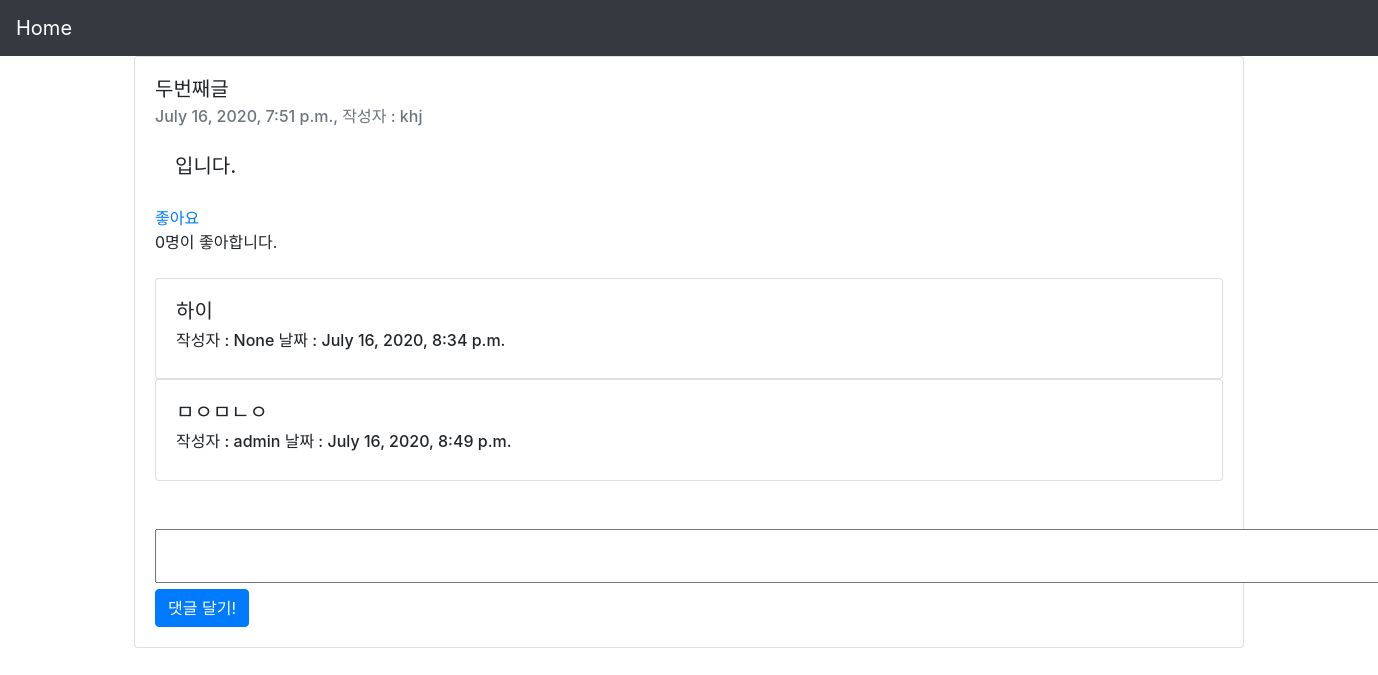
Screenshot of /blog/11 with the database file from the repository.
### blog/models.py (models this page shows, shortened)
class Blog(models.Model):
    title = models.CharField(max_length = 200)
    pub_date = models.DateTimeField('data published')
    body = models.TextField()
    writer = models.ForeignKey(User, on_delete=models.CASCADE, null=True)
    likes = models.ManyToManyField(User,
                                through='Like',
                                through_fields=('blog', 'user'),
                                related_name = 'likes')
    def like_count(self):
        return self.likes.count()

class Comment(models.Model):
    body = models.TextField(max_length = 500)
    pub_date = models.DateTimeField('data published')
    c_writer = models.ForeignKey(User, on_delete=models.CASCADE, null=True)
    post = models.ForeignKey(Blog, on_delete = models.CASCADE, null=True)

### blog/views.py (the view)
# urls.py: path('<int:blog_id>', views.detail, name="detail"),
def detail(request, blog_id):
    detail = get_object_or_404(Blog, pk=blog_id)
    comments = Comment.objects.all().filter(post = detail)
    user = request.user
    if detail.likes.filter(id=user.id):
        message="좋아요 취소"
    else:
        message="좋아요"
    return render(request ,'detail.html', { 'detail' : detail, 'comments': comments, 'message': message } )

### blog/templates/detail.html (shortened to what this page needs)
{% extends 'basic.html' %}
{% block content %}
<div class="card">
    <div class="card-body">
        <h5 class="card-title">{{detail.title}}</h5>
        <h6 class="card-subtitle mb-2 text-muted">{{detail.pub_date}}, 작성자 : {{detail.writer}}</h6>
        <h5 class="card-body">{{detail.body}}</h5>
        <a href="{% url 'post_like' detail.id %}">{{message}}</a>
        <br>{{detail.like_count}}명이 좋아합니다.<br>
        <br>
        {% for comment in comments %}
        <div class="card">
            <div class="card-body">
                <h5>{{comment.body}}</h5>
                <h6>작성자 : {{comment.c_writer}} 날짜 : {{comment.pub_date}}</h6>
            </div>
        </div>
        {% endfor %}
        <br><br>
        <form method = 'POST' action = "{% url 'comment' detail.id %}">
            <textarea cols =125 rows=2 name="body"></textarea>
            <input class = "btn btn-primary" type="submit" value="댓글 달기!">
        </form>
    </div>
</div>
{% endblock %}

### templates/basic.html (shortened to what this page needs)
<!DOCTYPE html>
<html lang="en">
<head>
  <link rel="stylesheet" href="https://stackpath.bootstrapcdn.com/bootstrap/4.5.0/css/bootstrap.min.css"
>
</head>
<body>
  <nav class="navbar navbar-expand-lg navbar-dark bg-dark">
    {% if user.is_authenticated %}
    <a class="navbar-brand" href="#">{{user.username}}님 환영합니다.</a>
    <button class="navbar-toggler" type="button" data-toggle="collapse" data-target="#navbarSupportedContent"
      aria-controls="navbarSupportedContent" aria-expanded="false" aria-label="Toggle navigation">
      <span class="navbar-toggler-icon"></span>
    </button>
    <div class="collapse navbar-collapse" id="navbarSupportedContent">
      <ul class="navbar-nav mr-auto">
        <li class="nav-item active">
          <a class="nav-link" href="{% url 'blog' %}">Blog Home <span class="sr-only">(current)</span></a>
        </li>
        <li class="nav-item active">
          <a class="dropdown-item" href="javascript:{document.getElementById('logout').submit()}">Logout</a>
          <form id="logout" method="POST" action="{% url 'logout' %}">
            {% csrf_token %} <input type="hidden" />
          </form>
        </li>
      </ul>
    </div>
    {% else %}
    <a class="navbar-brand" href="{% url 'home' %}">Home</a>
    {% endif %}
  </nav>
  <div class="container">
    {% block content %}
    {% endblock %}
  </div>
</body>
</html>

### rows the page displays
Blog: title "두번째글", pub_date "July 16, 2020, 7:51 p.m.", writer "khj", body "입니다.", like_count "0"
Comment: body "하이", c_writer "None", pub_date "July 16, 2020, 8:34 p.m."
Comment: body "ㅁㅇㅁㄴㅇ", c_writer "admin", pub_date "July 16, 2020, 8:49 p.m."

### other values shown
{{ message }} "좋아요"
